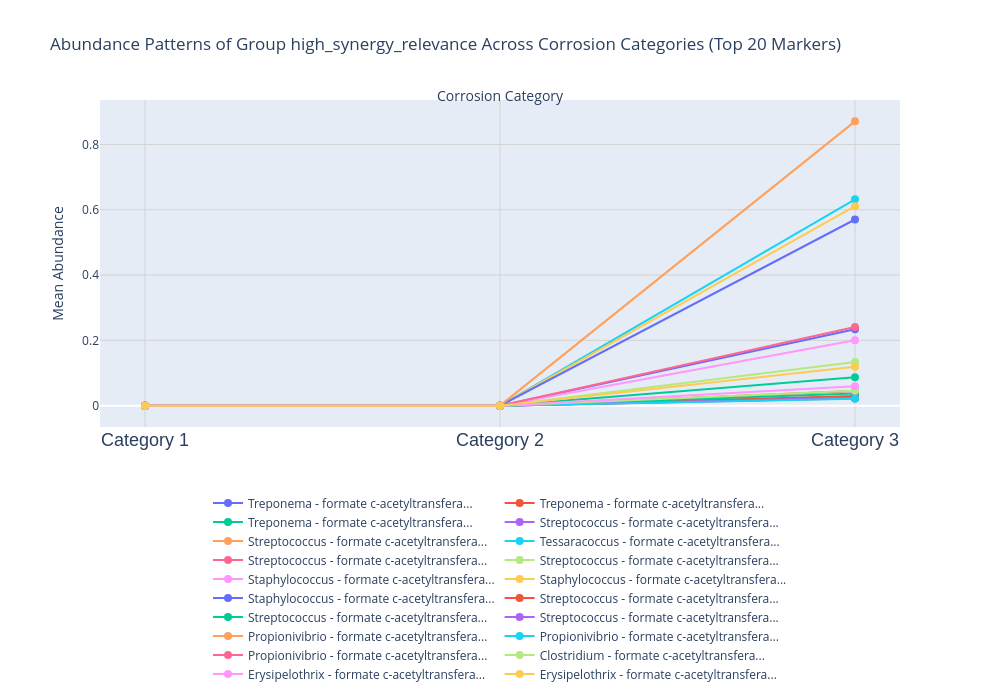

This figure's notebook cell:
### Code cell
abun= plot_abundance_across_categories(high_synergy_relevance, "high_synergy_relevance",  top_n=20, sort_by='combined_score')
output_path= data_visual /"18_increase.png"
plt.savefig(output_path, dpi=300, bbox_inches='tight')
abun.show()

### Figure 1 — Plotly figure (JSON) as saved in the notebook; plotly's stock layout.template omitted (floating-point values rounded to 4 significant figures)
{"data": [{"hoverinfo": "text", "hovertext": ["Category: Category 1<br>Abundance: 0.0000<br>Genus: Treponema<br>Score: 1.48<br>Pattern: increasing", "Category: Category 2<br>Abundance: 0.0000<br>Genus: Treponema<br>FC vs Cat1: 1.00<br>Score: 1.48<br>Pattern: increasing", "Category: Category 3<br>Abundance: 0.2338<br>Genus: Treponema<br>FC vs Cat1: 23385.26<br>FC vs Cat2: 23385.26<br>Score: 1.48<br>Pattern: increasing"], "line": {"width": 2}, "marker": {"size": 8}, "mode": "lines+markers", "name": "Treponema - formate c-acetyltransfera...", "type": "scatter", "x": [1, 2, 3], "y": [0, 0, 0.2338]}, {"hoverinfo": "text", "hovertext": ["Category: Category 1<br>Abundance: 0.0000<br>Genus: Treponema<br>Score: 1.48<br>Pattern: increasing", "Category: Category 2<br>Abundance: 0.0000<br>Genus: Treponema<br>FC vs Cat1: 1.00<br>Score: 1.48<br>Pattern: increasing", "Category: Category 3<br>Abundance: 0.0452<br>Genus: Treponema<br>FC vs Cat1: 4517.80<br>FC vs Cat2: 4517.80<br>Score: 1.48<br>Pattern: increasing"], "line": {"width": 2}, "marker": {"size": 8}, "mode": "lines+markers", "name": "Treponema - formate c-acetyltransfera...", "type": "scatter", "x": [1, 2, 3], "y": [0, 0, 0.04517]}, {"hoverinfo": "text", "hovertext": ["Category: Category 1<br>Abundance: 0.0000<br>Genus: Treponema<br>Score: 1.48<br>Pattern: increasing", "Category: Category 2<br>Abundance: 0.0000<br>Genus: Treponema<br>FC vs Cat1: 1.00<br>Score: 1.48<br>Pattern: increasing", "Category: Category 3<br>Abundance: 0.0873<br>Genus: Treponema<br>FC vs Cat1: 8727.24<br>FC vs Cat2: 8727.24<br>Score: 1.48<br>Pattern: increasing"], "line": {"width": 2}, "marker": {"size": 8}, "mode": "lines+markers", "name": "Treponema - formate c-acetyltransfera...", "type": "scatter", "x": [1, 2, 3], "y": [0, 0, 0.08726]}, {"hoverinfo": "text", "hovertext": ["Category: Category 1<br>Abundance: 0.0000<br>Genus: Streptococcus<br>Score: 1.48<br>Pattern: increasing", "Category: Category 2<br>Abundance: 0.0000<br>Genus: Streptococcus<br>FC vs Cat1: 1.00<br>Score: 1.48<br>Pattern: increasing", "Category: Category 3<br>Abundance: 0.0236<br>Genus: Streptococcus<br>FC vs Cat1: 2365.70<br>FC vs Cat2: 2365.70<br>Score: 1.48<br>Pattern: increasing"], "line": {"width": 2}, "marker": {"size": 8}, "mode": "lines+markers", "name": "Streptococcus - formate c-acetyltransfera...", "type": "scatter", "x": [1, 2, 3], "y": [0, 0, 0.02365]}, {"hoverinfo": "text", "hovertext": ["Category: Category 1<br>Abundance: 0.0000<br>Genus: Streptococcus<br>Score: 1.48<br>Pattern: increasing", "Category: Category 2<br>Abundance: 0.0000<br>Genus: Streptococcus<br>FC vs Cat1: 1.00<br>Score: 1.48<br>Pattern: increasing", "Category: Category 3<br>Abundance: 0.0218<br>Genus: Streptococcus<br>FC vs Cat1: 2176.61<br>FC vs Cat2: 2176.61<br>Score: 1.48<br>Pattern: increasing"], "line": {"width": 2}, "marker": {"size": 8}, "mode": "lines+markers", "name": "Streptococcus - formate c-acetyltransfera...", "type": "scatter", "x": [1, 2, 3], "y": [0, 0, 0.02176]}, {"hoverinfo": "text", "hovertext": ["Category: Category 1<br>Abundance: 0.0000<br>Genus: Tessaracoccus<br>Score: 1.48<br>Pattern: increasing", "Category: Category 2<br>Abundance: 0.0000<br>Genus: Tessaracoccus<br>FC vs Cat1: 1.00<br>Score: 1.48<br>Pattern: increasing", "Category: Category 3<br>Abundance: 0.6320<br>Genus: Tessaracoccus<br>FC vs Cat1: 63198.30<br>FC vs Cat2: 63198.30<br>Score: 1.48<br>Pattern: increasing"], "line": {"width": 2}, "marker": {"size": 8}, "mode": "lines+markers", "name": "Tessaracoccus - formate c-acetyltransfera...", "type": "scatter", "x": [1, 2, 3], "y": [0, 0, 0.632]}, {"hoverinfo": "text", "hovertext": ["Category: Category 1<br>Abundance: 0.0000<br>Genus: Streptococcus<br>Score: 1.48<br>Pattern: increasing", "Category: Category 2<br>Abundance: 0.0000<br>Genus: Streptococcus<br>FC vs Cat1: 1.00<br>Score: 1.48<br>Pattern: increasing", "Category: Category 3<br>Abundance: 0.0229<br>Genus: Streptococcus<br>FC vs Cat1: 2287.58<br>FC vs Cat2: 2287.58<br>Score: 1.48<br>Pattern: increasing"], "line": {"width": 2}, "marker": {"size": 8}, "mode": "lines+markers", "name": "Streptococcus - formate c-acetyltransfera...", "type": "scatter", "x": [1, 2, 3], "y": [0, 0, 0.02287]}, {"hoverinfo": "text", "hovertext": ["Category: Category 1<br>Abundance: 0.0000<br>Genus: Streptococcus<br>Score: 1.48<br>Pattern: increasing", "Category: Category 2<br>Abundance: 0.0000<br>Genus: Streptococcus<br>FC vs Cat1: 1.00<br>Score: 1.48<br>Pattern: increasing", "Category: Category 3<br>Abundance: 0.1335<br>Genus: Streptococcus<br>FC vs Cat1: 13348.83<br>FC vs Cat2: 13348.83<br>Score: 1.48<br>Pattern: increasing"], "line": {"width": 2}, "marker": {"size": 8}, "mode": "lines+markers", "name": "Streptococcus - formate c-acetyltransfera...", "type": "scatter", "x": [1, 2, 3], "y": [0, 0, 0.1335]}, {"hoverinfo": "text", "hovertext": ["Category: Category 1<br>Abundance: 0.0000<br>Genus: Staphylococcus<br>Score: 1.48<br>Pattern: increasing", "Category: Category 2<br>Abundance: 0.0000<br>Genus: Staphylococcus<br>FC vs Cat1: 1.00<br>Score: 1.48<br>Pattern: increasing", "Category: Category 3<br>Abundance: 0.2004<br>Genus: Staphylococcus<br>FC vs Cat1: 20041.30<br>FC vs Cat2: 20041.30<br>Score: 1.48<br>Pattern: increasing"], "line": {"width": 2}, "marker": {"size": 8}, "mode": "lines+markers", "name": "Staphylococcus - formate c-acetyltransfera...", "type": "scatter", "x": [1, 2, 3], "y": [0, 0, 0.2004]}, {"hoverinfo": "text", "hovertext": ["Category: Category 1<br>Abundance: 0.0000<br>Genus: Staphylococcus<br>Score: 1.48<br>Pattern: increasing", "Category: Category 2<br>Abundance: 0.0000<br>Genus: Staphylococcus<br>FC vs Cat1: 1.00<br>Score: 1.48<br>Pattern: increasing", "Category: Category 3<br>Abundance: 0.6110<br>Genus: Staphylococcus<br>FC vs Cat1: 61096.51<br>FC vs Cat2: 61096.51<br>Score: 1.48<br>Pattern: increasing"], "line": {"width": 2}, "marker": {"size": 8}, "mode": "lines+markers", "name": "Staphylococcus - formate c-acetyltransfera...", "type": "scatter", "x": [1, 2, 3], "y": [0, 0, 0.611]}, {"hoverinfo": "text", "hovertext": ["Category: Category 1<br>Abundance: 0.0000<br>Genus: Staphylococcus<br>Score: 1.48<br>Pattern: increasing", "Category: Category 2<br>Abundance: 0.0000<br>Genus: Staphylococcus<br>FC vs Cat1: 1.00<br>Score: 1.48<br>Pattern: increasing", "Category: Category 3<br>Abundance: 0.5702<br>Genus: Staphylococcus<br>FC vs Cat1: 57017.05<br>FC vs Cat2: 57017.05<br>Score: 1.48<br>Pattern: increasing"], "line": {"width": 2}, "marker": {"size": 8}, "mode": "lines+markers", "name": "Staphylococcus - formate c-acetyltransfera...", "type": "scatter", "x": [1, 2, 3], "y": [0, 0, 0.5702]}, {"hoverinfo": "text", "hovertext": ["Category: Category 1<br>Abundance: 0.0000<br>Genus: Streptococcus<br>Score: 1.48<br>Pattern: increasing", "Category: Category 2<br>Abundance: 0.0000<br>Genus: Streptococcus<br>FC vs Cat1: 1.00<br>Score: 1.48<br>Pattern: increasing", "Category: Category 3<br>Abundance: 0.0293<br>Genus: Streptococcus<br>FC vs Cat1: 2932.68<br>FC vs Cat2: 2932.68<br>Score: 1.48<br>Pattern: increasing"], "line": {"width": 2}, "marker": {"size": 8}, "mode": "lines+markers", "name": "Streptococcus - formate c-acetyltransfera...", "type": "scatter", "x": [1, 2, 3], "y": [0, 0, 0.02932]}, {"hoverinfo": "text", "hovertext": ["Category: Category 1<br>Abundance: 0.0000<br>Genus: Streptococcus<br>Score: 1.48<br>Pattern: increasing", "Category: Category 2<br>Abundance: 0.0000<br>Genus: Streptococcus<br>FC vs Cat1: 1.00<br>Score: 1.48<br>Pattern: increasing", "Category: Category 3<br>Abundance: 0.0375<br>Genus: Streptococcus<br>FC vs Cat1: 3750.54<br>FC vs Cat2: 3750.54<br>Score: 1.48<br>Pattern: increasing"], "line": {"width": 2}, "marker": {"size": 8}, "mode": "lines+markers", "name": "Streptococcus - formate c-acetyltransfera...", "type": "scatter", "x": [1, 2, 3], "y": [0, 0, 0.0375]}, {"hoverinfo": "text", "hovertext": ["Category: Category 1<br>Abundance: 0.0000<br>Genus: Streptococcus<br>Score: 1.48<br>Pattern: increasing", "Category: Category 2<br>Abundance: 0.0000<br>Genus: Streptococcus<br>FC vs Cat1: 1.00<br>Score: 1.48<br>Pattern: increasing", "Category: Category 3<br>Abundance: 0.0239<br>Genus: Streptococcus<br>FC vs Cat1: 2388.64<br>FC vs Cat2: 2388.64<br>Score: 1.48<br>Pattern: increasing"], "line": {"width": 2}, "marker": {"size": 8}, "mode": "lines+markers", "name": "Streptococcus - formate c-acetyltransfera...", "type": "scatter", "x": [1, 2, 3], "y": [0, 0, 0.02388]}, {"hoverinfo": "text", "hovertext": ["Category: Category 1<br>Abundance: 0.0000<br>Genus: Propionivibrio<br>Score: 1.48<br>Pattern: increasing", "Category: Category 2<br>Abundance: 0.0000<br>Genus: Propionivibrio<br>FC vs Cat1: 1.00<br>Score: 1.48<br>Pattern: increasing", "Category: Category 3<br>Abundance: 0.8708<br>Genus: Propionivibrio<br>FC vs Cat1: 87082.35<br>FC vs Cat2: 87082.35<br>Score: 1.48<br>Pattern: increasing"], "line": {"width": 2}, "marker": {"size": 8}, "mode": "lines+markers", "name": "Propionivibrio - formate c-acetyltransfera...", "type": "scatter", "x": [1, 2, 3], "y": [0, 0, 0.8708]}, {"hoverinfo": "text", "hovertext": ["Category: Category 1<br>Abundance: 0.0000<br>Genus: Propionivibrio<br>Score: 1.48<br>Pattern: increasing", "Category: Category 2<br>Abundance: 0.0000<br>Genus: Propionivibrio<br>FC vs Cat1: 1.00<br>Score: 1.48<br>Pattern: increasing", "Category: Category 3<br>Abundance: 0.0209<br>Genus: Propionivibrio<br>FC vs Cat1: 2090.53<br>FC vs Cat2: 2090.53<br>Score: 1.48<br>Pattern: increasing"], "line": {"width": 2}, "marker": {"size": 8}, "mode": "lines+markers", "name": "Propionivibrio - formate c-acetyltransfera...", "type": "scatter", "x": [1, 2, 3], "y": [0, 0, 0.0209]}, {"hoverinfo": "text", "hovertext": ["Category: Category 1<br>Abundance: 0.0000<br>Genus: Propionivibrio<br>Score: 1.48<br>Pattern: increasing", "Category: Category 2<br>Abundance: 0.0000<br>Genus: Propionivibrio<br>FC vs Cat1: 1.00<br>Score: 1.48<br>Pattern: increasing", "Category: Category 3<br>Abundance: 0.2410<br>Genus: Propionivibrio<br>FC vs Cat1: 24101.46<br>FC vs Cat2: 24101.46<br>Score: 1.48<br>Pattern: increasing"], "line": {"width": 2}, "marker": {"size": 8}, "mode": "lines+markers", "name": "Propionivibrio - formate c-acetyltransfera...", "type": "scatter", "x": [1, 2, 3], "y": [0, 0, 0.241]}, {"hoverinfo": "text", "hovertext": ["Category: Category 1<br>Abundance: 0.0000<br>Genus: Clostridium<br>Score: 1.48<br>Pattern: increasing", "Category: Category 2<br>Abundance: 0.0000<br>Genus: Clostridium<br>FC vs Cat1: 1.00<br>Score: 1.48<br>Pattern: increasing", "Category: Category 3<br>Abundance: 0.0460<br>Genus: Clostridium<br>FC vs Cat1: 4598.96<br>FC vs Cat2: 4598.96<br>Score: 1.48<br>Pattern: increasing"], "line": {"width": 2}, "marker": {"size": 8}, "mode": "lines+markers", "name": "Clostridium - formate c-acetyltransfera...", "type": "scatter", "x": [1, 2, 3], "y": [0, 0, 0.04598]}, {"hoverinfo": "text", "hovertext": ["Category: Category 1<br>Abundance: 0.0000<br>Genus: Erysipelothrix<br>Score: 1.48<br>Pattern: increasing", "Category: Category 2<br>Abundance: 0.0000<br>Genus: Erysipelothrix<br>FC vs Cat1: 1.00<br>Score: 1.48<br>Pattern: increasing", "Category: Category 3<br>Abundance: 0.0594<br>Genus: Erysipelothrix<br>FC vs Cat1: 5942.07<br>FC vs Cat2: 5942.07<br>Score: 1.48<br>Pattern: increasing"], "line": {"width": 2}, "marker": {"size": 8}, "mode": "lines+markers", "name": "Erysipelothrix - formate c-acetyltransfera...", "type": "scatter", "x": [1, 2, 3], "y": [0, 0, 0.05941]}, {"hoverinfo": "text", "hovertext": ["Category: Category 1<br>Abundance: 0.0000<br>Genus: Erysipelothrix<br>Score: 1.48<br>Pattern: increasing", "Category: Category 2<br>Abundance: 0.0000<br>Genus: Erysipelothrix<br>FC vs Cat1: 1.00<br>Score: 1.48<br>Pattern: increasing", "Category: Category 3<br>Abundance: 0.1194<br>Genus: Erysipelothrix<br>FC vs Cat1: 11939.20<br>FC vs Cat2: 11939.20<br>Score: 1.48<br>Pattern: increasing"], "line": {"width": 2}, "marker": {"size": 8}, "mode": "lines+markers", "name": "Erysipelothrix - formate c-acetyltransfera...", "type": "scatter", "x": [1, 2, 3], "y": [0, 0, 0.1194]}], "layout": {"annotations": [{"font": {"size": 14}, "showarrow": false, "text": "Corrosion Category", "x": 0.5, "xref": "paper", "y": 1.05, "yref": "paper"}], "height": 700, "hovermode": "closest", "legend": {"orientation": "h", "x": 0.5, "xanchor": "center", "y": -0.8, "yanchor": "bottom"}, "margin": {"b": 150, "l": 100, "r": 100, "t": 100}, "title": {"text": "Abundance Patterns of Group high_synergy_relevance Across Corrosion Categories (Top 20 Markers)"}, "width": 1000, "xaxis": {"domain": [0, 1], "gridcolor": "lightgray", "gridwidth": 1, "showgrid": true, "tickfont": {"family": "Arial", "size": 18}, "tickmode": "array", "ticktext": ["Category 1", "Category 2", "Category 3"], "tickvals": [1, 2, 3]}, "yaxis": {"gridcolor": "lightgray", "gridwidth": 1, "showgrid": true, "title": {"font": {"size": 14}, "text": "Mean Abundance"}}}}
